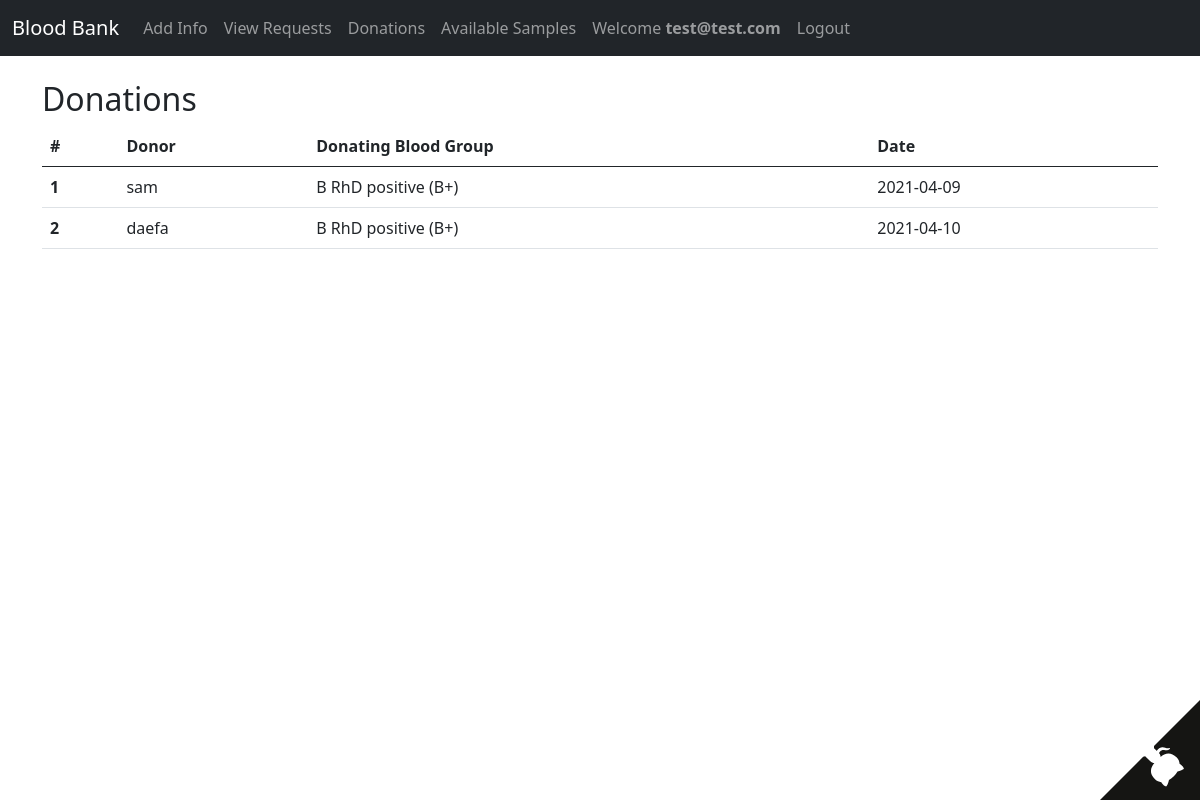
The page /viewDonations.php (signed in) on the database its author committed.
### tables this page shows
CREATE TABLE `donations` (
  `hospitalId` int NOT NULL,
  `sampleId` int NOT NULL,
  `donorId` int NOT NULL,
  `date` date NOT NULL,
  `approved` tinyint(1) DEFAULT '0',
  UNIQUE KEY `donorId` (`donorId`),
  KEY `hospitalId` (`hospitalId`),
  KEY `sampleId` (`sampleId`),
  CONSTRAINT `donations_ibfk_1` FOREIGN KEY (`hospitalId`) REFERENCES `hospitals` (`id`),
  CONSTRAINT `donations_ibfk_2` FOREIGN KEY (`sampleId`) REFERENCES `samples` (`id`),
  CONSTRAINT `donations_ibfk_3` FOREIGN KEY (`donorId`) REFERENCES `donors` (`id`)
);

CREATE TABLE `donors` (
  `id` int NOT NULL AUTO_INCREMENT,
  `title` varchar(255) NOT NULL,
  `username` varchar(255) NOT NULL,
  `password` varchar(255) NOT NULL,
  PRIMARY KEY (`id`)
);

CREATE TABLE `samples` (
  `id` int NOT NULL AUTO_INCREMENT,
  `title` varchar(255) NOT NULL,
  PRIMARY KEY (`id`)
);

### server/getDonations.php (the view, shortened to what this page needs)
<?php
include('database.php');
$username = $_SESSION['username'];
$getHospitalId = "Select id from hospitals where username='$username' LIMIT 1";
$res = mysqli_query($mysqli,$getHospitalId) ;
$user = mysqli_fetch_assoc($res);
$hId = $user['id'];
$query="SELECT donors.title as donor, samples.title as bloodGroup, date
        from donations inner join donors on donors.id = donations.donorId
        inner join samples on samples.id = donations.sampleId
        inner join hospitals on hospitals.id = donations.hospitalId
        and donations.hospitalId=$hId where hospitals.title is not null";
$results = mysqli_query($mysqli, $query) ;
$sno = 0;
if (mysqli_num_rows($results) > 0) {
    while($row = mysqli_fetch_assoc($results)) {
        $sno ++;
        echo "<tr><th scope='row'>" . $sno . "</th>";
        echo "<td>" . $row['donor'] . "</td>" ;
        echo "<td>" . $row['bloodGroup'] . "</td>" ;
        echo "<td>" . $row['date'] . "</td>" ;
    }
  }
else {
    echo "<tr><th scope='row'>0 results</th></tr>";
	array_push($errors, "Could not connect to database.");
}

### viewDonations.php (shortened to what this page needs)
<!DOCTYPE html>
<html lang="en">
  <head>
    <link
      href="https://cdn.jsdelivr.net/npm/bootstrap@5.0.0-beta2/dist/css/bootstrap.min.css"
      rel="stylesheet"
    />
  </head>
  <body>
  <?php require('server/navbar.php'); ?>
    <div class="container-sm mt-4">
      <h2>Donations</h2>
      <table class="table">
        <thead>
          <tr>
            <th scope="col">#</th>
            <th scope="col">Donor</th>
            <th scope="col">Donating Blood Group</th>
            <th scope="col">Date</th>
          </tr>
        </thead>
        <tbody>
          <?php include('server/getDonations.php'); ?>
        </tbody>
      </table>
    </div>
    <a href="https://github.com/jayhawk24/blood_bank" class="github-corner" aria-label="View source on GitHub"></a>
  </body>
</html>

### server/navbar.php (shortened to what this page needs)
<nav class="navbar navbar-expand-lg navbar-dark bg-dark ">
  <div class="container-fluid">
    <a class="navbar-brand" href="index.php">Blood Bank</a>
    <div class="collapse navbar-collapse" id="navbarNav">
      <ul class="navbar-nav">
      <?php  if (!isset($_SESSION['username'])) : ?>
        <li class="nav-item">
          <a class="nav-link" aria-current="page" href="login.php"
            >Login</a>
        </li>
        <li class="nav-item">
          <a class="nav-link" href="register.php">Register</a>
        </li>
        <?php else:?>
          <?php if ($_SESSION['userType'] === 'hospitals') : ?>
            <li class="nav-item">
              <a class="nav-link" href="addInfo.php">Add Info</a>
            </li>
            <li class="nav-item">
              <a class="nav-link" href="viewRequests.php">View Requests</a>
            </li>
            <li class="nav-item">
              <a class="nav-link" href="viewDonations.php">Donations</a>
            </li>
          <?php elseif ($_SESSION['userType'] === 'donors') : ?>
            <li class="nav-item">
              <a class="nav-link" href="donateSample.php">Donate Sample</a>
            </li>
          <?php endif ?>
          <?php endif ?>
        <li class="nav-item">
          <a class="nav-link" href="availableSamples.php"
            >Available Samples</a
          >
        </li>
        <li class="nav-item nav-link">
          <?php  if (isset($_SESSION['username'])) : ?>
           Welcome <b><?php echo $_SESSION['username']; ?></b>
        </li>
        <li class="nav-item active">
            <a href="index.php?logout='1'" class="nav-link">Logout</a>
          <?php endif ?>
        </li>
      </ul>
    </div>
  </div>
</nav>

### rows shown on the page
donations: donorId.title "sam", sampleId.title "B RhD positive (B+)", date "2021-04-09"
donations: donorId.title "daefa", sampleId.title "B RhD positive (B+)", date "2021-04-10"

### other values the page prints
$_SESSION['username'] "test@test.com"
